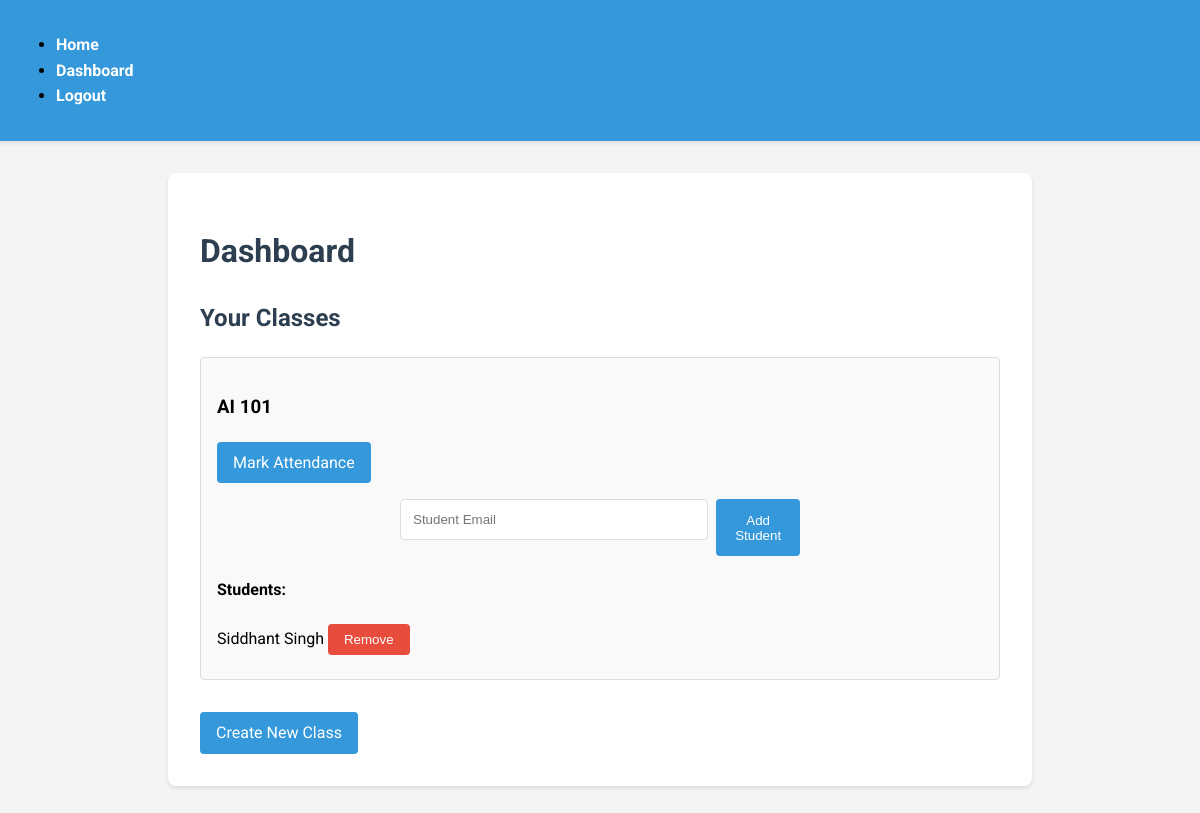
Page /dashboard (signed in) on the earlier database version.
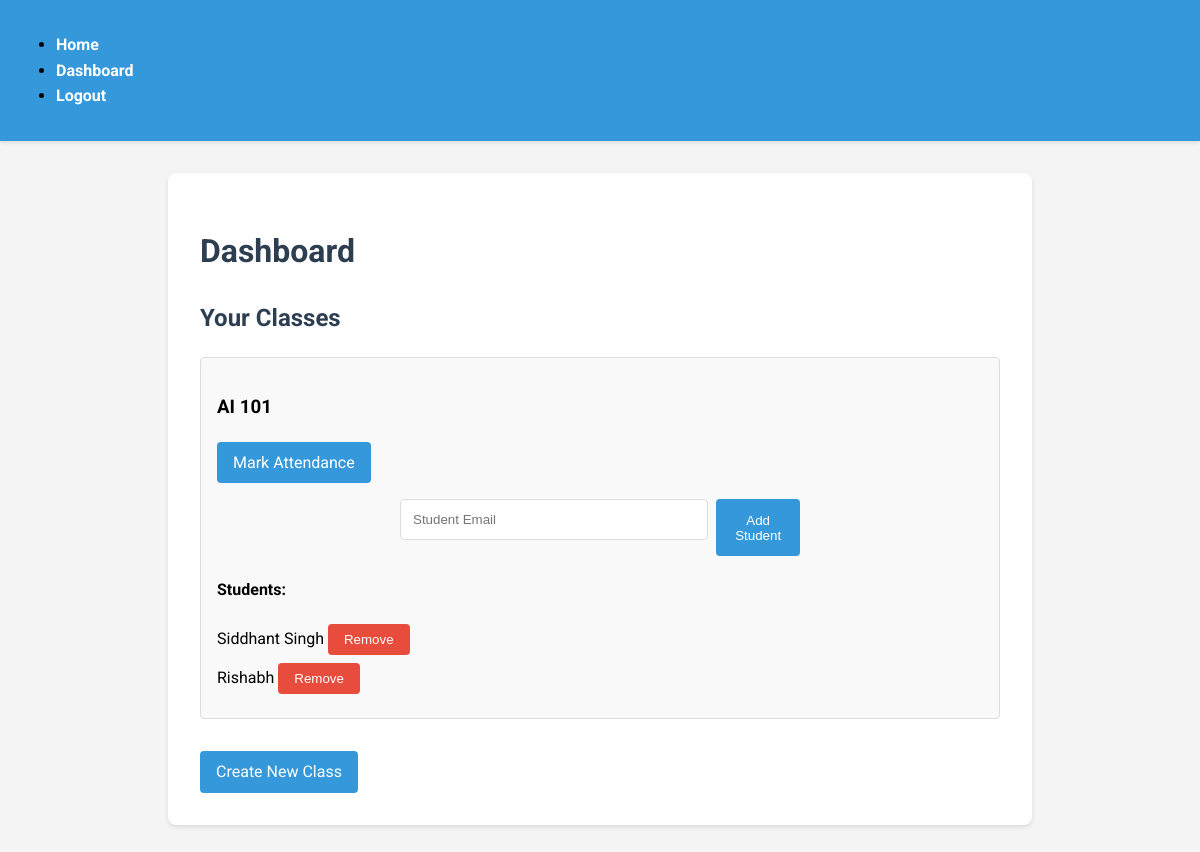
Same page on the later database version.
### models.py (models this page shows, shortened)
class BaseModel(db.Model):
    __abstract__ = True
    id = db.Column(db.Integer, primary_key=True)

class Class(BaseModel):
    __tablename__ = 'class'
    name = db.Column(db.String(100), nullable=False)
    teacher_id = db.Column(db.Integer, db.ForeignKey('user.id'), nullable=False)
    students = db.relationship('User', secondary='user_class', back_populates='classes')
    attendances = db.relationship('Attendance', back_populates='class_')

class User(UserMixin, BaseModel):
    __tablename__ = 'user'
    email = db.Column(db.String(120), unique=True, nullable=False)
    name = db.Column(db.String(100), nullable=False)
    password = db.Column(db.String(255), nullable=False)
    role = db.Column(db.String(20), nullable=False)
    classes = db.relationship('Class', secondary='user_class', back_populates='students')

### app.py (the view)
@app.route('/dashboard')
@login_required
def dashboard():
    if current_user.role == 'teacher':
        classes = Class.query.filter_by(teacher_id=current_user.id).all()
        return render_template('dashboard.html', classes=classes)
    else:
        return redirect(url_for('student_dashboard'))

### app.py (called while the page is built)
@login_manager.user_loader
def load_user(user_id):
    return User.query.get(int(user_id))

### templates/dashboard.html (shortened to what this page needs)
{% extends "base.html" %}
{% block content %}
    <h1>Dashboard</h1>
    {% if current_user.role == 'teacher' %}
        <h2>Your Classes</h2>
        <ul class="class-list">
            {% for class in classes %}
                <li class="class-item">
                    <h3>{{ class.name }}</h3>
                    <a href="{{ url_for('mark_attendance', class_id=class.id) }}" class="btn">Mark Attendance</a>
                    <form method="POST" action="{{ url_for('add_student', class_id=class.id) }}" class="add-student-form">
                        <input type="email" name="student_email" placeholder="Student Email" required>
                        <button type="submit">Add Student</button>
                    </form>
                    <h4>Students:</h4>
                    <ul class="student-list">
                        {% for student in class.students %}
                            <li>
                                {{ student.name }}
                                <form method="POST" action="{{ url_for('remove_student', class_id=class.id, student_id=student.id) }}" style="display: inline;">
                                    <button type="submit" class="btn btn-danger">Remove</button>
                                </form>
                            </li>
                        {% endfor %}
                    </ul>
                </li>
            {% endfor %}
        </ul>
        <a href="{{ url_for('create_class') }}" class="btn create-class">Create New Class</a>
    {% endif %}
{% endblock %}

Differences in the rows shown:
added User: name "Rishabh"
